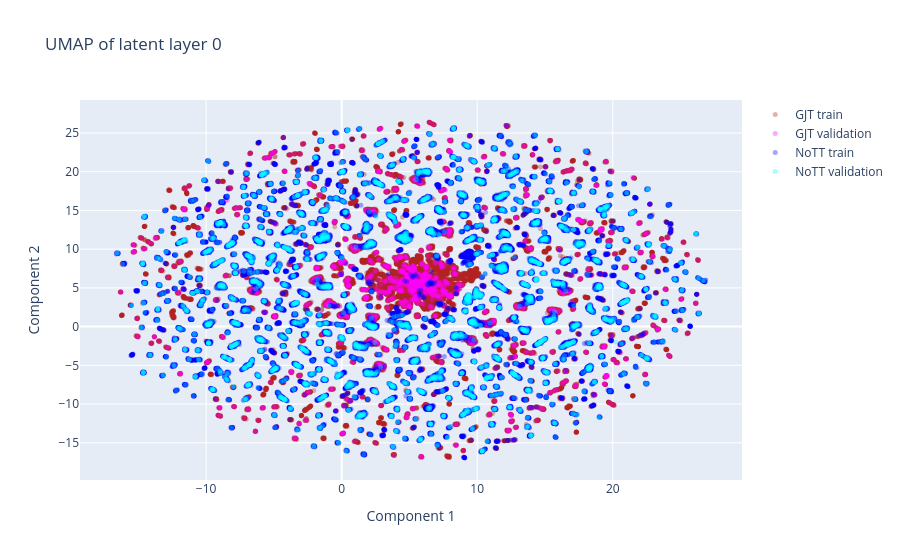

The notebook cell saved with this chart:
### Code cell
make_interactive_plot_for_layer(0)

### Figure 1 — Plotly figure (JSON) as saved in the notebook; plotly's stock layout.template omitted (floating-point values rounded to 4 significant figures; data arrays with more than 128 entries replaced by an {"elided": "..."} marker saying what was removed)
{"data": [{"customdata": {"elided": "40338x1 str values"}, "hovertemplate": "GJT train<br>Harmony ID: %{customdata[0]}<br>UMAP 1: %{x:.3f}<br>UMAP 2: %{y:.3f}<extra></extra>", "marker": {"color": "firebrick", "opacity": 0.35, "size": 5}, "mode": "markers", "name": "GJT train", "type": "scattergl", "x": {"elided": "40338 float values"}, "y": {"elided": "40338 float values"}}, {"customdata": {"elided": "2220x1 str values"}, "hovertemplate": "GJT validation<br>Harmony ID: %{customdata[0]}<br>UMAP 1: %{x:.3f}<br>UMAP 2: %{y:.3f}<extra></extra>", "marker": {"color": "fuchsia", "opacity": 0.35, "size": 5}, "mode": "markers", "name": "GJT validation", "type": "scattergl", "x": {"elided": "2220 float values"}, "y": {"elided": "2220 float values"}}, {"customdata": {"elided": "66702x1 str values"}, "hovertemplate": "NoTT train<br>Harmony ID: %{customdata[0]}<br>UMAP 1: %{x:.3f}<br>UMAP 2: %{y:.3f}<extra></extra>", "marker": {"color": "blue", "opacity": 0.35, "size": 5}, "mode": "markers", "name": "NoTT train", "type": "scattergl", "x": {"elided": "66702 float values"}, "y": {"elided": "66702 float values"}}, {"customdata": {"elided": "3530x1 str values"}, "hovertemplate": "NoTT validation<br>Harmony ID: %{customdata[0]}<br>UMAP 1: %{x:.3f}<br>UMAP 2: %{y:.3f}<extra></extra>", "marker": {"color": "cyan", "opacity": 0.35, "size": 5}, "mode": "markers", "name": "NoTT validation", "type": "scattergl", "x": {"elided": "3530 float values"}, "y": {"elided": "3530 float values"}}], "layout": {"hovermode": "closest", "title": {"text": "UMAP of latent layer 0"}, "xaxis": {"title": {"text": "Component 1"}}, "yaxis": {"title": {"text": "Component 2"}}}}
